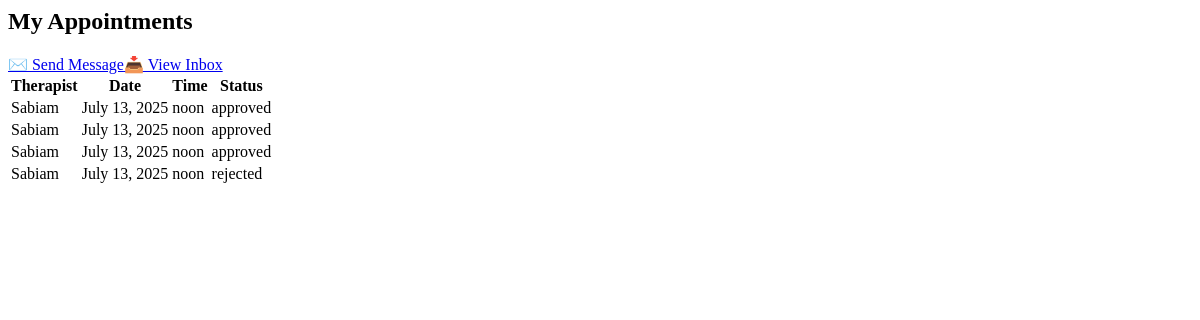
/dashboard/ (signed in), run on an earlier commit of the app's database.
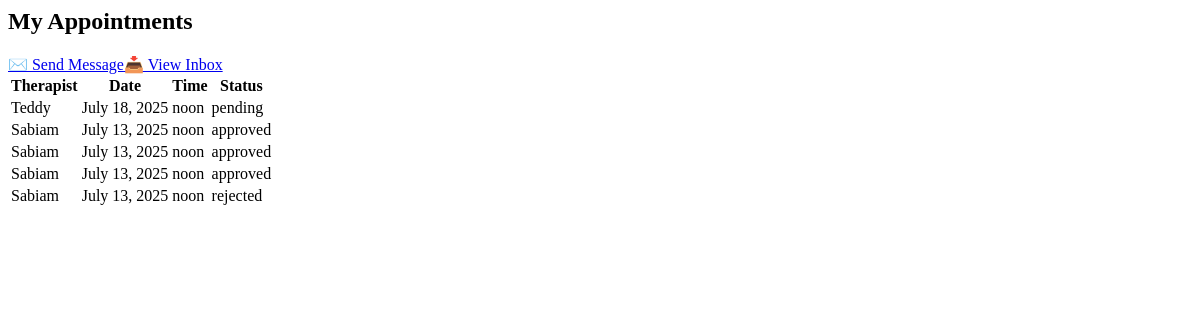
And on a later commit of the database.
### core/models.py (models this page shows, shortened)
class Appointment(models.Model):
    STATUS_CHOICES = [
        ('pending', 'Pending'),
        ('approved', 'Approved'),
        ('completed', 'Completed'),
        ('cancelled', 'Cancelled'),
    ]
    client = models.ForeignKey(User, on_delete=models.CASCADE, related_name='client_appointments')
    therapist = models.ForeignKey(User, on_delete=models.CASCADE, related_name='therapist_appointments')
    date = models.DateField()
    time = models.TimeField()
    notes = models.TextField(blank=True)
    status = models.CharField(max_length=20, choices=STATUS_CHOICES, default='pending')

class CustomUser(AbstractUser):
    ROLE_CHOICES = (
        ('admin', 'Admin'),
        ('therapist', 'Therapist'),
        ('client', 'Client'),
    )
    role = models.CharField(max_length=10, choices=ROLE_CHOICES, default='client')
    specialty = models.CharField(max_length=100, blank=True, null=True)
    location = models.CharField(max_length=100, blank=True, null=True)
    bio = models.TextField(blank=True, null=True)
    image = models.ImageField(upload_to='profile_images/', blank=True, null=True)

### core/views.py (the view)
# urls.py: path('dashboard/', dashboard, name='dashboard'),
@login_required
def dashboard(request):
    appointments = Appointment.objects.filter(client=request.user).order_by('-date')
    return render(request, 'core/client_dashboard.html', {'appointments': appointments})

### core/templates/core/client_dashboard.html
<h2>My Appointments</h2>
<table class="table">
  <thead><tr><th>Therapist</th><th>Date</th><th>Time</th><th>Status</th></tr></thead>
  <tbody>
    {% for appointment in appointments %}
    <tr>
      <td>{{ appointment.therapist.username }}</td>
      <td>{{ appointment.date }}</td>
      <td>{{ appointment.time }}</td>
      <td>{{ appointment.status }}</td>
    </tr>
    {% endfor %}
  </tbody>
  <a href="{% url 'send_message' %}" class="btn btn-primary">✉️ Send Message</a>
  <a href="{% url 'inbox' %}" class="btn btn-secondary">📥 View Inbox</a>
</table>

What changed in the data, as far as the page shows it:
added Appointment: therapist.username "Teddy", date "July 18, 2025", time "noon", status "pending"
